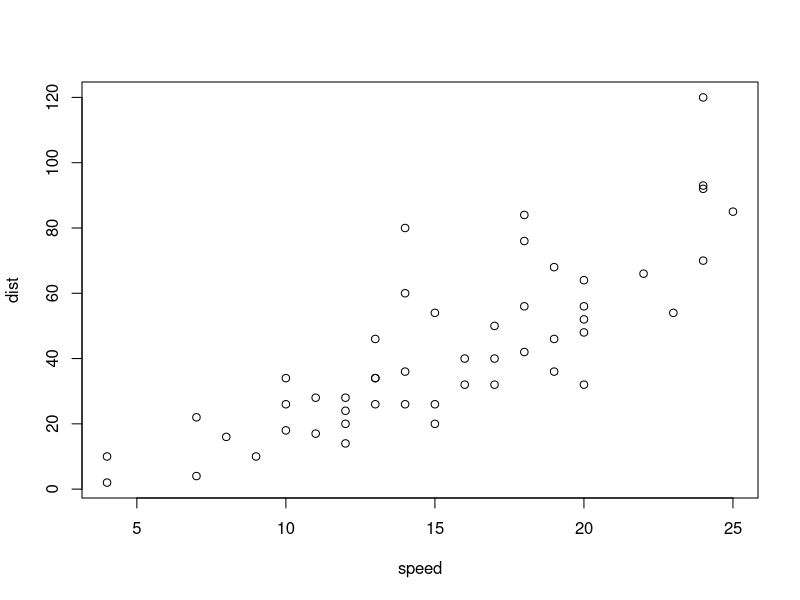
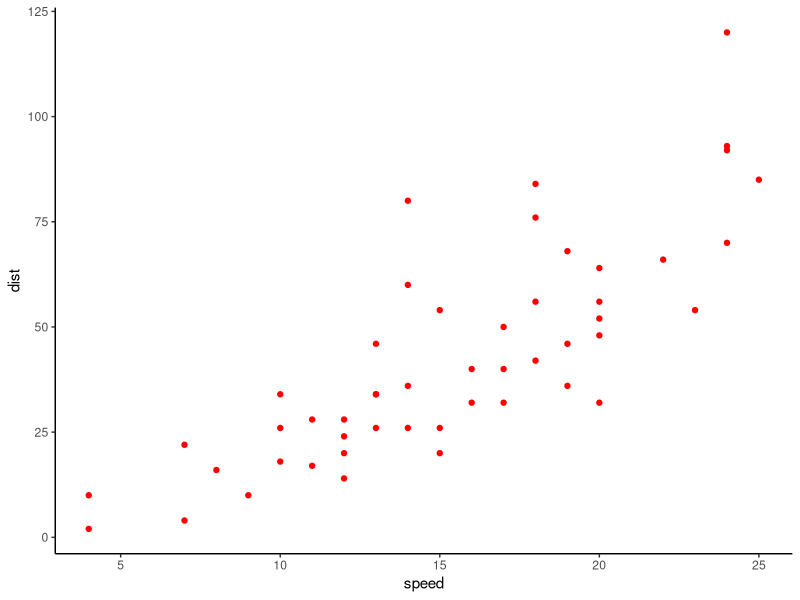

R code for these plots, in order:
## ---- chunk 1
knitr::opts_chunk$set(echo = TRUE)
library(tidyverse)
library(here)
## ---- chunk 2
mean_value <- mean(cars$dist)


## ---- chunk 3
plot(cars) 

ggplot(data = cars, aes(x = speed, y = dist)) +
  geom_point(color = "red", fill = "black") +
  theme_classic()

## ---- chunk 4

